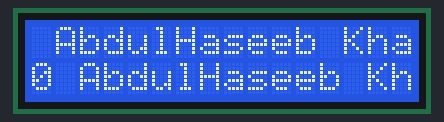
A sketch run on a simulated Arduino Uno, built with avr-gcc and run on an emulated ATmega328P. On the bench: 16×2 character LCD.

Above: at 0.1 s.
At 4.1 s:
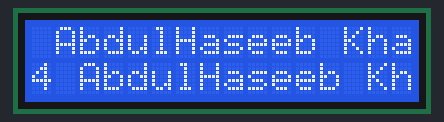
At 9.1 s:
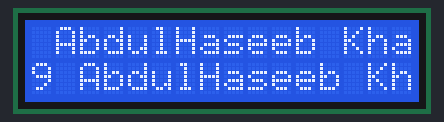
At 19.1 s:
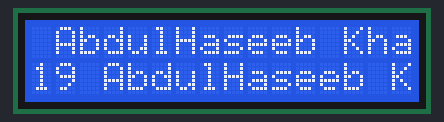
At 29.1 s:
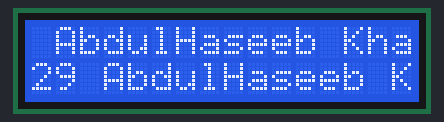
At 39.1 s:
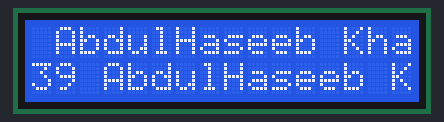

The sketch:

lcd_display.ino
```cpp
# include <LiquidCrystal.h>

LiquidCrystal lcd(13,12,11,6,5,4,3);

void setup()
{
  lcd.begin(16,2);

}

void loop()
{
  lcd.print(" AbdulHaseeb Khan");
  lcd.setCursor(0,1);
  lcd.print(millis() /1000);
}
```

Measured:
- what the display in image 0 shows lasts 0.9 s, from 0.1 s to 1.0 s
- what the display in image 1 shows lasts 1.0 s, from 4.0 s to 5.0 s
